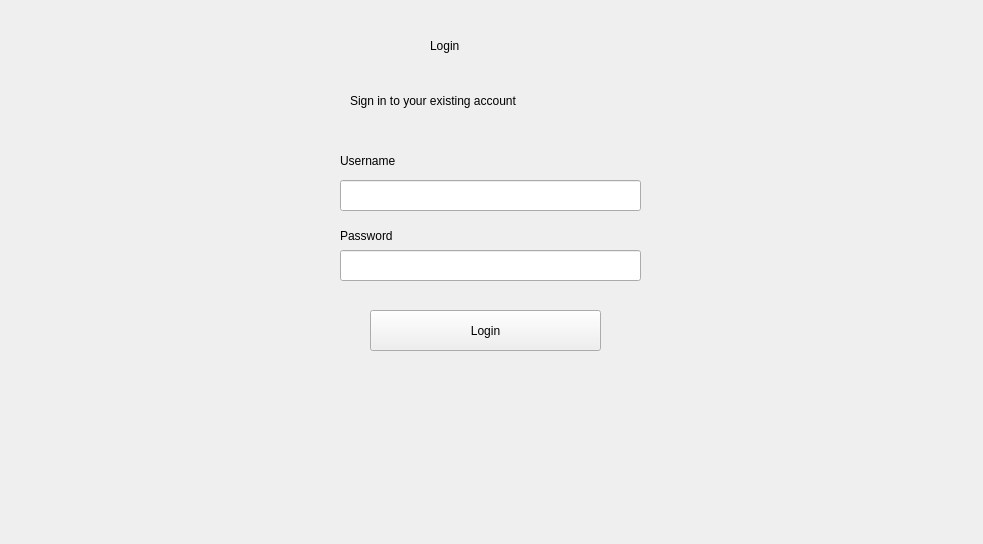
<?xml version="1.0" encoding="UTF-8"?>
<ui version="4.0">
 <class>Form</class>
 <widget class="QWidget" name="Form">
  <property name="geometry">
   <rect>
    <x>0</x>
    <y>0</y>
    <width>983</width>
    <height>544</height>
   </rect>
  </property>
  <property name="windowTitle">
   <string>Form</string>
  </property>
  <widget class="QWidget" name="passwordfield" native="true">
   <property name="geometry">
    <rect>
     <x>0</x>
     <y>0</y>
     <width>991</width>
     <height>551</height>
    </rect>
   </property>
   <property name="styleSheet">
    <string notr="true">QWidget#bgwidget{
background-color:qlineargradient(spread:pad, x1:0.0678571, y1:0.102, x2:1, y2:1, stop:0 rgba(0, 230, 255, 255), stop:1 rgba(255, 255, 255, 255));}</string>
   </property>
   <widget class="QLabel" name="label">
    <property name="geometry">
     <rect>
      <x>430</x>
      <y>0</y>
      <width>161</width>
      <height>91</height>
     </rect>
    </property>
    <property name="styleSheet">
     <string notr="true">font: 30pt &quot;MS Shell Dlg 2&quot;; color:rgb(0,0,0)</string>
    </property>
    <property name="text">
     <string>Login</string>
    </property>
   </widget>
   <widget class="QLabel" name="label_2">
    <property name="geometry">
     <rect>
      <x>350</x>
      <y>70</y>
      <width>291</width>
      <height>61</height>
     </rect>
    </property>
    <property name="styleSheet">
     <string notr="true">font: 12pt &quot;MS Shell Dlg 2&quot;;color:rgb(0,0,0)</string>
    </property>
    <property name="text">
     <string>Sign in to your existing account</string>
    </property>
   </widget>
   <widget class="QLineEdit" name="lineEdit_1">
    <property name="geometry">
     <rect>
      <x>340</x>
      <y>180</y>
      <width>301</width>
      <height>31</height>
     </rect>
    </property>
    <property name="styleSheet">
     <string notr="true"/>
    </property>
   </widget>
   <widget class="QLineEdit" name="lineEdit_2">
    <property name="geometry">
     <rect>
      <x>340</x>
      <y>250</y>
      <width>301</width>
      <height>31</height>
     </rect>
    </property>
    <property name="styleSheet">
     <string notr="true"/>
    </property>
   </widget>
   <widget class="QLabel" name="label_3">
    <property name="geometry">
     <rect>
      <x>340</x>
      <y>145</y>
      <width>91</width>
      <height>31</height>
     </rect>
    </property>
    <property name="styleSheet">
     <string notr="true">font: 9pt &quot;MS Shell Dlg 2&quot;;</string>
    </property>
    <property name="text">
     <string>Username</string>
    </property>
   </widget>
   <widget class="QLabel" name="label_4">
    <property name="geometry">
     <rect>
      <x>340</x>
      <y>220</y>
      <width>91</width>
      <height>31</height>
     </rect>
    </property>
    <property name="styleSheet">
     <string notr="true">font: 9pt &quot;MS Shell Dlg 2&quot;;</string>
    </property>
    <property name="text">
     <string>Password</string>
    </property>
   </widget>
   <widget class="QPushButton" name="pushButton">
    <property name="geometry">
     <rect>
      <x>370</x>
      <y>310</y>
      <width>231</width>
      <height>41</height>
     </rect>
    </property>
    <property name="styleSheet">
     <string notr="true"/>
    </property>
    <property name="text">
     <string>Login</string>
    </property>
   </widget>
  </widget>
 </widget>
 <resources/>
 <connections/>
</ui>
